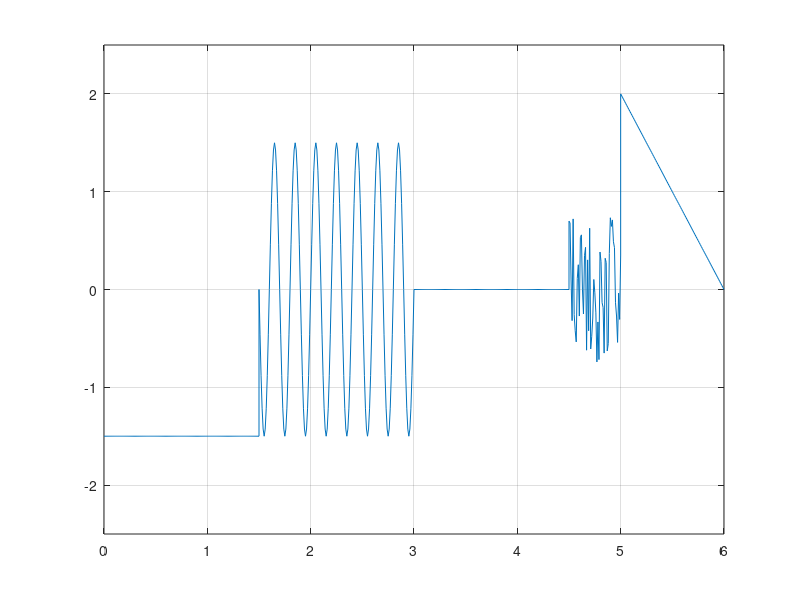

Here is the MATLAB script that generated this plot:
%% sinusoīda
t_sin = 1.5:0.01:3;
% y_sin = A0+A*sin(2*pi*f*(t-delay))
A0=0; A = 1.5; T = (2.5-1)/7.5; f = 1/T; delay = 1;
y_sin = A0+A*sin(2*pi*(f)*(t_sin-delay));
plot(t_sin,y_sin)
%% Lneāri mainīgs signāls 
t_saw = 5:0.01:6;
%y_saw = k*(t_saw-delay)
%k = (yA-yB)/(tA-tB) - līknes slīpuma koeficients
%delay - lai noteiktu delay ir jāskatās krustpunkts ar t asi (y=0)
k = (2-0)/(5-6);
delay = 6;
y_saw = k*(t_saw-delay);
plot(t_saw,y_saw)
%% Konstantes signāls 
t_const = 3:0.01:4.5;
y_const = zeros(size(t_const));
plot(t_const,y_const)
%% nuļļu signāls
t_zero = 0:0.01:1.5;
y_zero = -1.5*ones(size(t_zero));
plot(t_zero,y_zero)
%% Trokšņa signāls
t_noise = 4.5:0.01:5;
y_noise = rand(size(t_noise))*1.5-0.75;
plot(t_noise,y_noise)
%% signālu apvienošana 
t = [t_zero,t_sin,t_const,t_noise,t_saw];
y = [y_zero,y_sin,y_const,y_noise,y_saw];
plot(t,y)
ylim([-2.5 2.5])
xlim([0 6])
grid on
